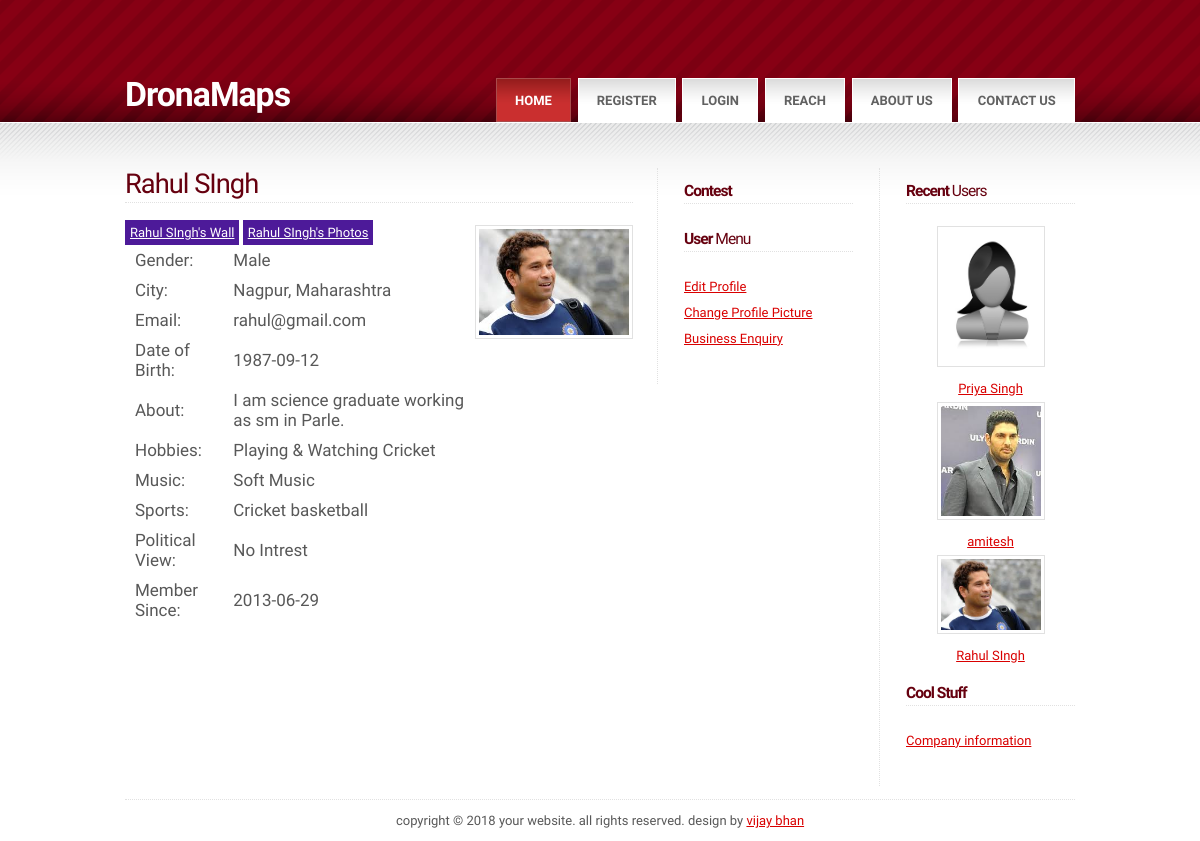
Page /viewprofile.php?uid=3 on the committed database.
### tables this page shows
CREATE TABLE `soc_user` (
  `user_id` int(6) NOT NULL AUTO_INCREMENT,
  `user_name` varchar(250) DEFAULT NULL,
  `user_gender` tinyint(1) DEFAULT NULL,
  `user_city` int(5) DEFAULT NULL,
  `user_email` varchar(250) DEFAULT NULL,
  `user_pwd` varchar(25) DEFAULT NULL,
  `user_dob` date DEFAULT NULL,
  `user_addon` datetime DEFAULT NULL,
  `user_actcode` varchar(15) DEFAULT NULL,
  `user_status` tinyint(1) DEFAULT NULL,
  `user_about` varchar(1000) DEFAULT NULL,
  `user_hobbies` varchar(1000) DEFAULT NULL,
  `user_music` varchar(1000) DEFAULT NULL,
  `user_sports` varchar(1000) DEFAULT NULL,
  `user_political` varchar(1000) DEFAULT NULL,
  `user_img` varchar(255) DEFAULT NULL,
  PRIMARY KEY (`user_id`)
);

CREATE TABLE `soc_city` (
  `city_id` int(5) NOT NULL AUTO_INCREMENT,
  `city_name` varchar(250) NOT NULL,
  `city_state` varchar(500) NOT NULL,
  PRIMARY KEY (`city_id`)
);

### config.php (called while the page is built, shortened)
<?php
$ppic="user_ppic/";
?>

### viewprofile.php (the view)
<?php require('layout.php'); ?>
<?php page_head(); ?>
<body>
<?php body_head(); ?>
<div id="main">
	<div id="main_inner" class="fixed">
		<div id="primaryContent_3columns">
			<div id="columnA_3columns">
				<?php $id=$_GET['uid']; ?>
				<h3><?php user_name($_REQUEST['uid']); ?></h3>
				<a href="wall.php?uid=<?php echo $id; ?>" style="background-color:rgb(30%,10%,60%); color:#fff; padding:5px;"><?php user_name($_REQUEST['uid']); ?>'s Wall</a>
				<a href="#" style="background-color:rgb(30%,10%,60%); color:#fff; padding:5px;"><?php user_name($_REQUEST['uid']); ?>'s Photos</a>
				<img src="<?php echo $ppic; echo user_img($_GET['uid']) ?>" style="max-width:150px; float:right;">
				<table style="font-size:17px;" cellspacing="10">
				<tr><td>Gender:</td><td><?php gender(user_det($id,"user_gender")); ?></td></tr>
				<tr><td>City:</td><td><?php city(user_det($id,"user_city")); ?></td></tr>
				<tr><td>Email:</td><td><?php echo user_det($id,"user_email"); ?></td></tr>
				<tr><td>Date of Birth:</td><td><?php echo user_det($id,"user_dob"); ?></td></tr>
				<?php if(user_det($id,"user_about")!="") { ?>
				<tr><td>About:</td><td><?php echo user_det($id,"user_about"); ?></td></tr>
				<?php } ?>
				<?php if(user_det($id,"user_hobbies")!="") { ?>
				<tr><td>Hobbies:</td><td><?php echo user_det($id,"user_hobbies"); ?></td></tr>
				<?php } ?>
				<?php if(user_det($id,"user_music")!="") { ?>
				<tr><td>Music:</td><td><?php echo user_det($id,"user_music"); ?></td></tr>
				<?php } ?>
				<?php if(user_det($id,"user_sports")!="") { ?>
				<tr><td>Sports:</td><td><?php echo user_det($id,"user_sports"); ?></td></tr>
				<?php } ?>
				<?php if(user_det($id,"user_political")!="") { ?>
				<tr><td>Political View:</td><td><?php echo user_det($id,"user_political"); ?></td></tr>
				<?php } ?>
				<tr><td>Member Since:</td><td><?php echo substr(user_det($id,"user_addon"),0,10); ?></td></tr>
				</table>
			</div>
		</div>
		<div id="secondaryContent_3columns">
			<?php sidebar1(); ?>
			<?php sidebar2(); ?>
		</div>
		<br class="clear" />
	</div>
</div>
<?php footer(); ?>
</body>
</html>

### layout.php (shortened to what this page needs)
<?php
require('config.php');
require('common.php');
function page_head()
{
?>
<!DOCTYPE html PUBLIC "-//W3C//DTD XHTML 1.0 Strict//EN" "http://www.w3.org/TR/xhtml1/DTD/xhtml1-strict.dtd">
<html>
<head>
<link rel="stylesheet" type="text/css" href="style.css" />
</head>
<?php
}
function body_head()
{
?>
<div id="header">
	<div id="header_inner" class="fixed">
		<div id="logo">
			<h1><span><bold>DronaMaps</bold></span></h1>
			<h2></h2>
		</div>
		<div id="menu">
			<ul>
				<li><a href="#" class="active">Home</a></li>
				<?php
				if(isset($_SESSION['sid']))
				{
				?>
				<li><a href="#">Profile</a></li>
				<li><a href="upload.php">Upload Photo</a></li>
				<li><a href="logout.php">Logout</a></li>
				<?php
				}
				else
				{
				?>
				<li><a href="registration.php">Register</a></li>
				<li><a href="login.php">Login</a></li>
				<?php } ?>
			    <li><a href="Business.php">Reach</a></li>
				<li><a href="aboutus.php">About Us</a></li>
				<li><a href="contactus.php">Contact US</a></li>
			</ul>
		</div>
	</div>
</div>
<?php
}
function sidebar1()
{
?>
<div id="columnB_3columns">
				<h4><span>Contest</span> </h4>
				<h4><span>User </span>Menu</h4>
				<ul class="links">
				<li class="first"><a href="editprofile.php">Edit Profile</a></li>
				<li><a href="changepic.php">Change Profile Picture</a></li>
				<li><a href="nextround.php">Business Enquiry</a></li>
				</ul>
			</div>
<?php
}
function sidebar2()
{
?>
<div id="columnC_3columns">
				<h4><span>Recent </span>Users</h4>
				<ul class="links">
				<?php
				$query="select user_id from soc_user order by user_addon desc limit 3";
				$result=mysql_query($query);
				while($row=mysql_fetch_assoc($result))
				{
				?>
				<li style="text-align:center;">
				<a href="viewprofile.php?uid=<?php echo $row['user_id']; ?>">
				<img src="user_ppic/<?php echo user_img($row['user_id']); ?>" style="max-width:100px;">
				<br/><?php echo user_det($row['user_id'],"user_name"); ?>
				</a></li>
				<?php
				}
				?>
				<h4><span>Cool Stuff</h4>
				<ul class="links">
				<li class="first"><a href="https://www.dronamaps.com">Company information</a></li>
				</ul>
			</div>
<?php
}
function footer()
{
?>
<div id="footer" class="fixed">
	Copyright &copy; 2018 Your Website. All rights reserved. Design by <a href="#">vijay bhan</a>
</div>
<?php
}
?>

### common.php
<?php
function user_name($id)
{
	$query="select user_name from soc_user where user_id='".$id."'";
	$result=mysql_query($query);
	$row=mysql_fetch_assoc($result);
	echo $row['user_name'];
}
function user_det($id,$field)
{
	$query="select ".$field." from soc_user where user_id='".$id."'";
	$result=mysql_query($query);
	$row=mysql_fetch_assoc($result);
	return $row[$field];
}
function user_img($id)
{
	if(user_det($id,"user_img")=="")
	{
		if(user_det($id,"user_gender")=='1')
		{
			return "noimagemale.jpg";
		}
		else
		{
			return "noimagefemale.jpg";
		}
	}
	else
	{
		return user_det($id,"user_img");
	}
}
function city($id)
{
	$query="select * from soc_city where city_id='".$id."'";
	$row=mysql_fetch_assoc(mysql_query($query));
	echo $row['city_name'].", ".$row['city_state'];
}
function gender($id)
{
	if($id=='1')
	{
	echo "Male";
	}
	else
	{
	echo "Female";
	}
}
?>

### style.css (style rules this page uses)
div.fixed { width: 950px !important; }
* { margin: 0em; padding: 0em; }
body { background-color: #fff; color: #585858; font-size: 13px; font-family: Calibri,'Open Sans Condensed', sans-serif; }
h1,h2,h3,h4,h5,h6 { font-weight: normal; letter-spacing: -1px; }
h3,h4,h5,h6 { color: #66000F; }
h1 span { font-weight: bold; }
h4 span { font-weight: bold; }
img { padding: 3px; border: solid 1px #e1e1e1; }
a { text-decoration: underline; color: #D90000; }
ul.links { list-style: none; }
ul.links li { line-height: 2em; }
#header { width:100%; height:122px; background: #440000 url('images/n1.gif') repeat-x; }
#header_inner { position: relative; width: 950px; height:122px; margin: 0 auto; }
#logo { position: absolute; bottom: 0.6em; }
#logo h1 { display: inline; color: #fff; font-size: 2.6em; }
#logo h2 { display: inline; padding-left: 0.5em; color: #E5CCD0; font-size: 1.0em; }
#menu { position: absolute; right: 0em; bottom: 0em; }
#menu ul { list-style: none; }
#menu li { float: left; }
#menu li a { margin-left: 0.5em; display: block; padding: 1.1em 1.4em 1.0em 1.4em; background: #fff url('images/n4.gif') repeat-x; border: solid 1px #fff; color: #616161; font-weight: bold; font-size: 1.0em; text-transform: Uppercase; text-decoration: none; }
#menu li a.active { background: #CA2F2F url('images/n3.gif') repeat-x; color: #fff; border: solid 1px #A94B4B; }
#main { background: #fff url('images/n2.gif') 0px 1px repeat-x; }
#main_inner ul { margin-bottom: 2.0em; }
#main_inner { position: relative; width: 950px; margin: 0 auto; padding-top: 3.5em; }
#main_inner h3,h4 { border-bottom: dotted 1px #E1E1E1; position: relative; }
#main_inner h3 { font-size: 2.1em; padding-bottom: 0.1em; margin-bottom: 0.8em; }
#main_inner h4 { font-size: 1.2em; padding-bottom: 0.175em; margin-bottom: 1.4em; margin-top: 0.95em; }
#footer { width: 950px; margin: 0 auto; text-align: center; clear: both; border-top: dotted 1px #E1E1E1; margin-top: 1.0em; margin-bottom: 1.0em; padding-top: 1.0em; text-transform: lowercase; }
#primaryContent_3columns { position: relative; margin-right: 34em; }
#columnA_3columns { position: relative; float: left; width: 100%; margin-right: -34em; padding-right: 2em; }
#secondaryContent_3columns { float: right; }
#columnB_3columns { width: 13.0em; float: left; padding: 0em 2em 0.5em 2em; border-left: dotted 1px #E1E1E1; }
#columnC_3columns { width: 13.0em; float: left; padding: 0em 0em 0.5em 2em; border-left: dotted 1px #E1E1E1; }

### rows in the picture
soc_user: user_name "Rahul SIngh Rahul SIngh Rahul SIngh", user_img (picture), user_email "rahul@gmail.com", user_dob "1987-09-12", user_about "I am science graduate working as sm in Parle.", user_hobbies "Playing & Watching Cricket", user_music "Soft Music", user_sports "Cricket basketball", user_political "No Intrest", user_addon "2013-06-29", user_id+user_img (picture), user_det($row['user_id'],"user_name") "Rahul SIngh"
soc_city: city_name "Nagpur", city_state "Maharashtra"
soc_user: shows a picture, user_det($row['user_id'],"user_name") "Priya Singh"
soc_user: user_id+user_img (picture), user_det($row['user_id'],"user_name") "amitesh"
